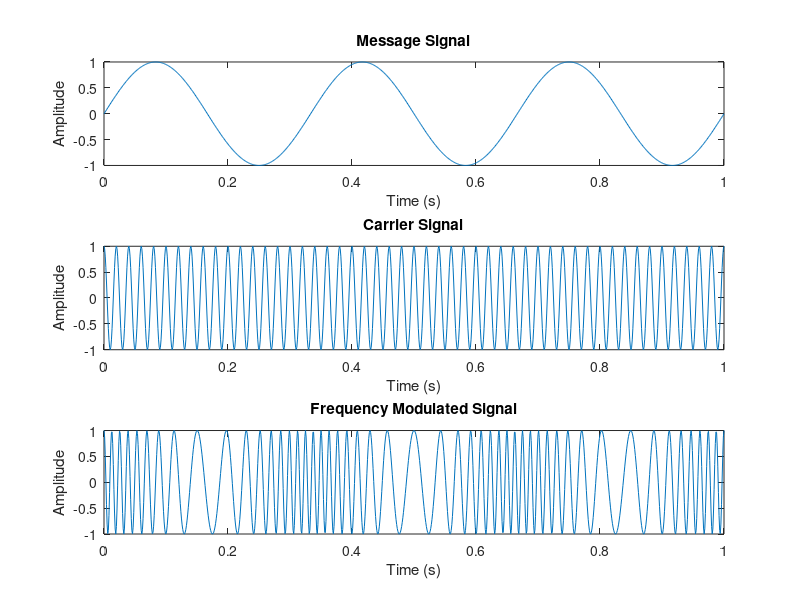

Write the MATLAB code that produced this figure.
clc;
clear;

t = 0:0.001:1;      % Time vector
fm = 3;             % Frequency of message signal (Hz)
fc = 50;            % Frequency of carrier signal (Hz)
b = 10;             % Modulation index (frequency deviation)

x = sin(2*pi*fm*t);                       % Message signal
y = cos(2*pi*fc*t);                       % Carrier signal
z = cos((2*pi*fc*t) + b * sin(2*pi*fm*t));% FM signal

% Plot message signal
subplot(3,1,1);
plot(t, x);
title('Message Signal');
xlabel('Time (s)');
ylabel('Amplitude');

% Plot carrier signal
subplot(3,1,2);
plot(t, y);
title('Carrier Signal');
xlabel('Time (s)');
ylabel('Amplitude');

% Plot FM signal
subplot(3,1,3);
plot(t, z);
title('Frequency Modulated Signal');
xlabel('Time (s)');
ylabel('Amplitude');

